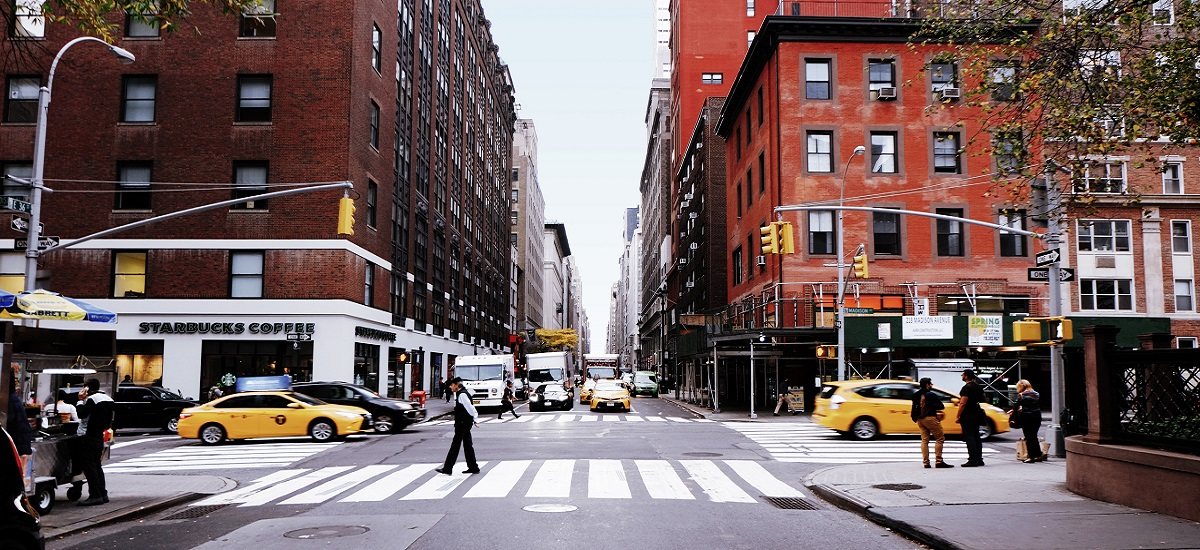
#> input picture imgs/street.jpg, 1200 x 550 px
$ python -i ImgModule.py   (imports and definitions only)
#> lines starting #> are read from the running program, lines starting #| are printed output that depends on the picture
#> further down, picture is the input picture: shape (550, 1200, 3); mean B, G, R 98, 98.3, 115.9
import cv2
import math
import numpy as np


class ImgItem:
    def __init__(self, img):
        self.img = img
        self._initialize()

    def _initialize(self):
        self.height, self.width, c = self.img.shape
#> self.height = 550; self.width = 1200; c = 3
        self.w_h_ratio = self.height / self.width
#> self.w_h_ratio = 0.458
        self.used = False
        img_Lab = cv2.cvtColor(self.img, cv2.COLOR_BGR2LAB)
#> img_Lab: shape (550, 1200, 3); mean of channels 0, 1, 2 107.2, 135.8, 131.7
        l,a,b = cv2.split(img_Lab)
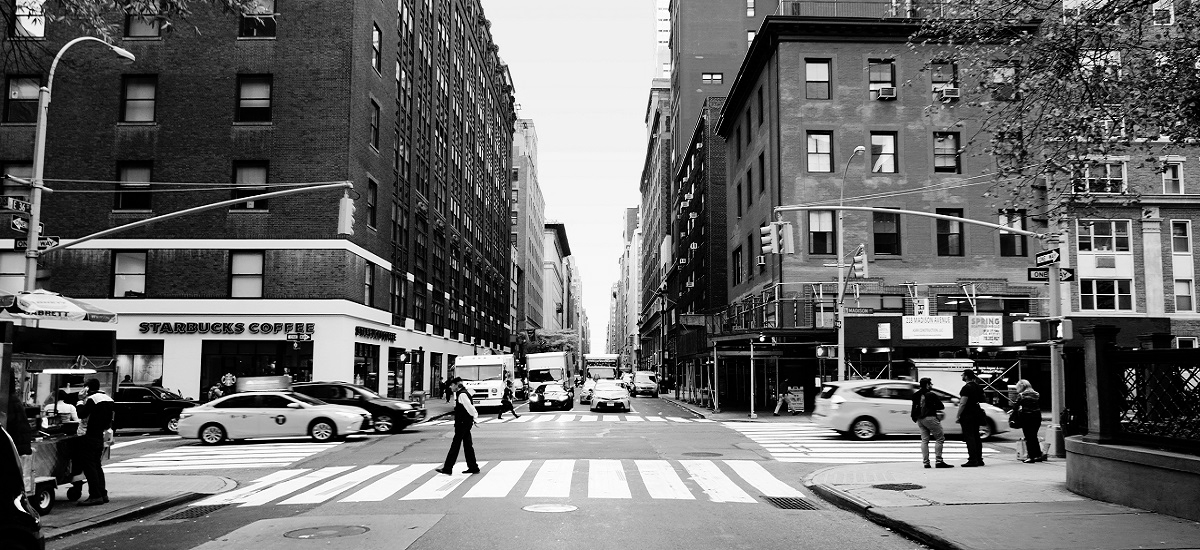
#> l: shape (550, 1200); min 0, max 255, mean 107.2
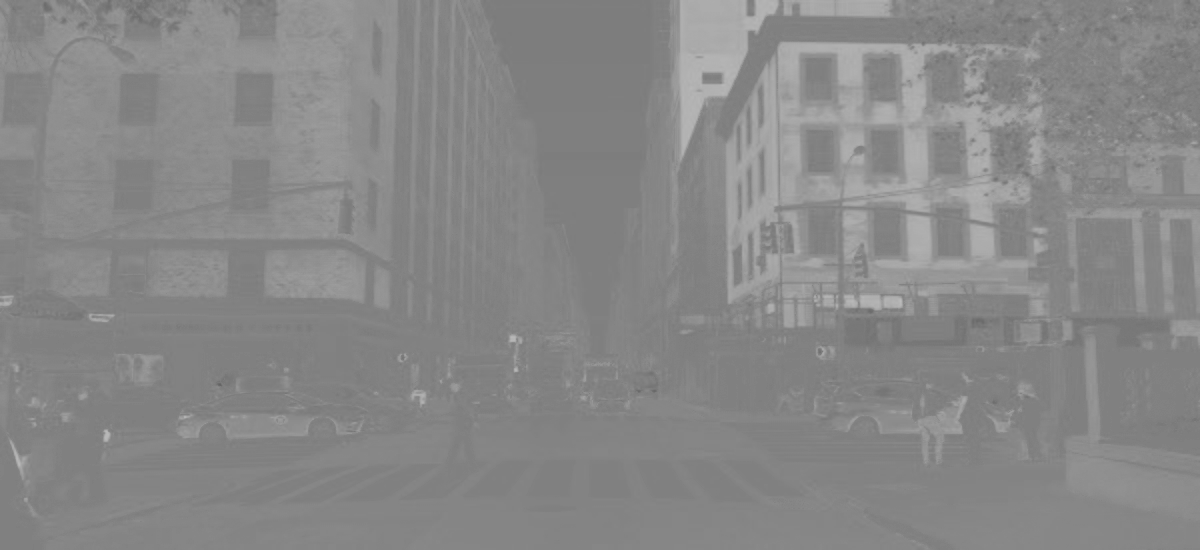
#> a: shape (550, 1200); min 99, max 188, mean 135.8
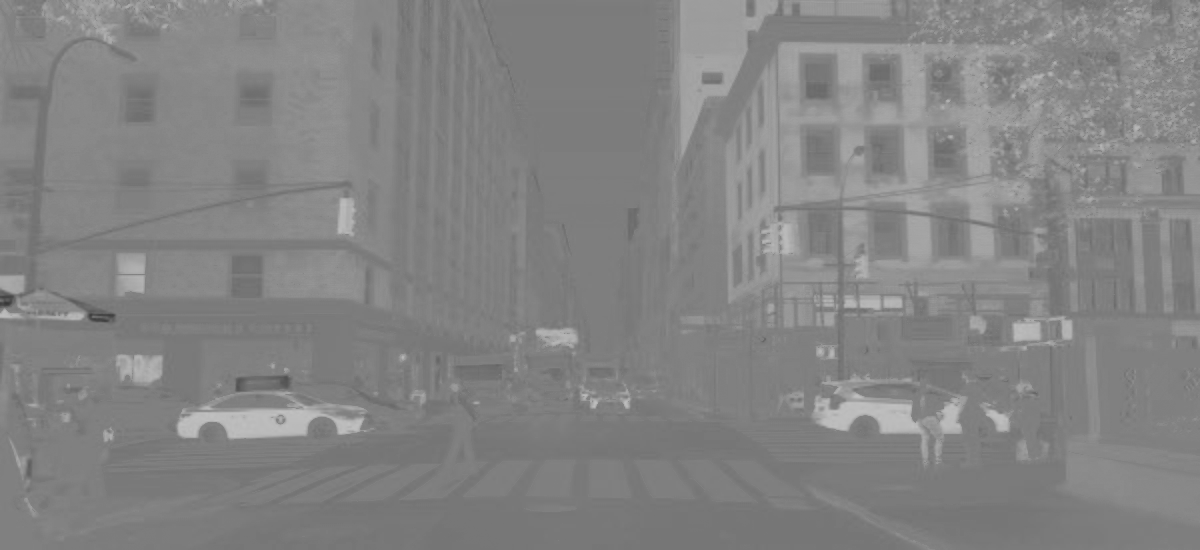
#> b: shape (550, 1200); min 55, max 192, mean 131.7
        self.Lab = [np.mean(l),np.mean(a),np.mean(b)]
#> self.Lab = [107.2, 135.8, 131.7]


    # [12 lines left out: functions resizeAsp, resize, not called in this run]

    def resizeForWidth(self, width):
        asp = width/self.width
        self.resizeAsp(asp)

    def resizeForHeight(self, height):
        asp = height/self.height
        self.resizeAsp(asp)

    def trim(self, asp=(16, 9)):
#> called with asp = (16, 9)
        height = int(self.width/asp[0] * asp[1])
#> height = 675
        width = int(self.height/asp[1] * asp[0])
#> width = 977

        if height < self.height:
            top = int((self.height-height)/2)
            left = 0
            bottom = top + height
            right = self.width
        elif width < self.width:
            top = 0
            left = int((self.width-width)/2)
#> left = 111
            bottom = self.height
#> bottom = 550
            right = left + width
#> right = 1088
        else:
            return

        self.img = self.img[top:bottom,left:right,:]
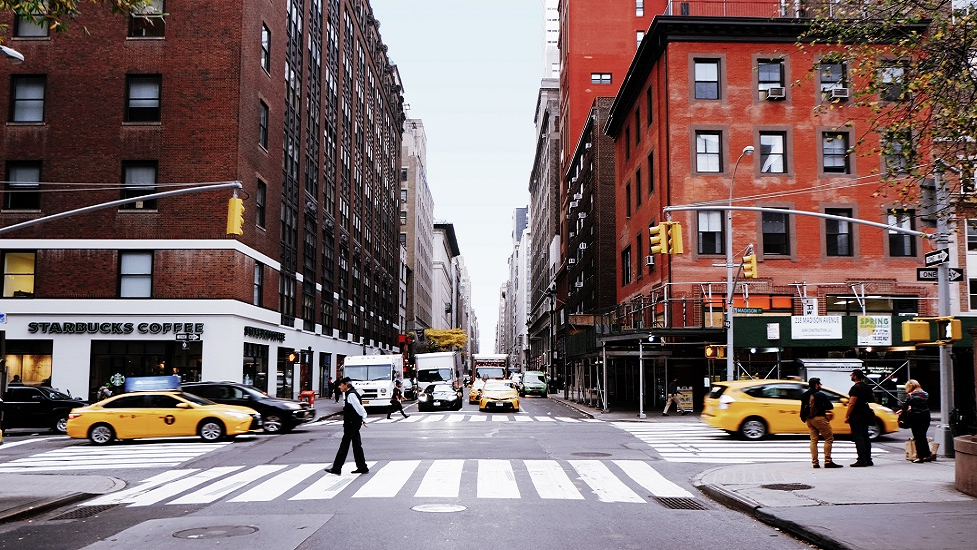
#> self.img: shape (550, 977, 3); mean B, G, R 106.3, 106.2, 124.6
        self._initialize()
#> in _initialize (call 2), `img_Lab = cv2.cvtColor(self.img, cv2.COLOR_BGR2LAB)`: img_Lab: shape (550, 977, 3); mean of channels 0, 1, 2 115.6, 136.2, 131.6
#> in _initialize (call 2), `l,a,b = cv2.split(img_Lab)`:
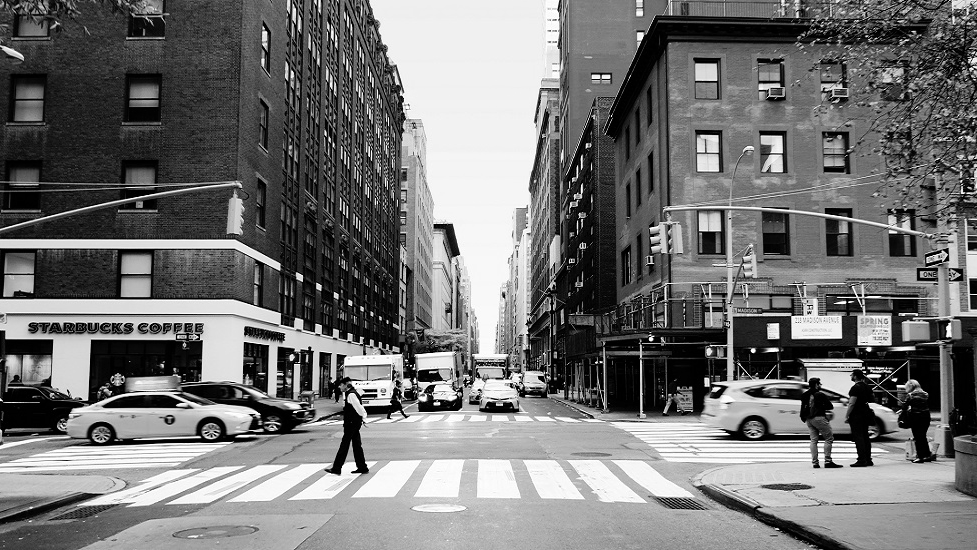
#> l: shape (550, 977); min 0, max 255, mean 115.6
#> in _initialize (call 2), `l,a,b = cv2.split(img_Lab)`:
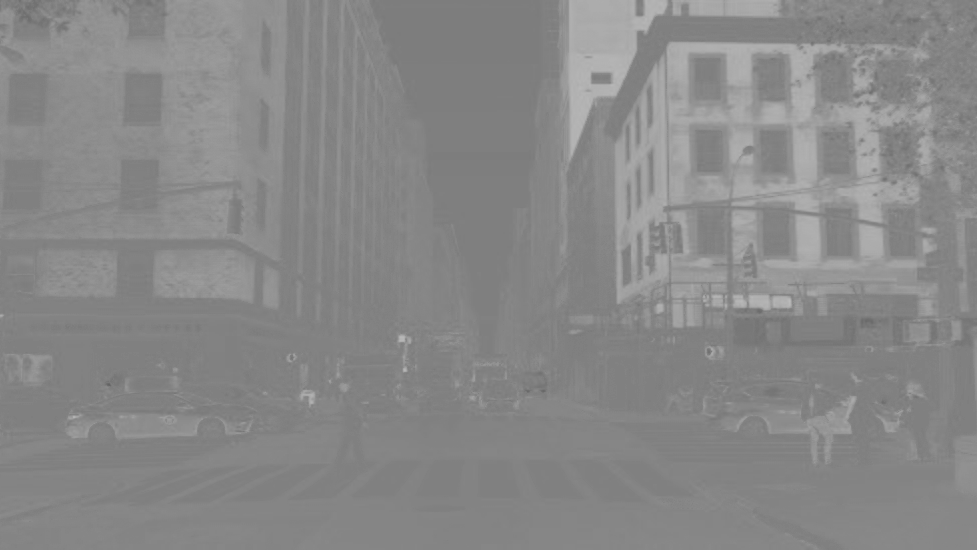
#> a: shape (550, 977); min 99, max 188, mean 136.2
#> in _initialize (call 2), `l,a,b = cv2.split(img_Lab)`:
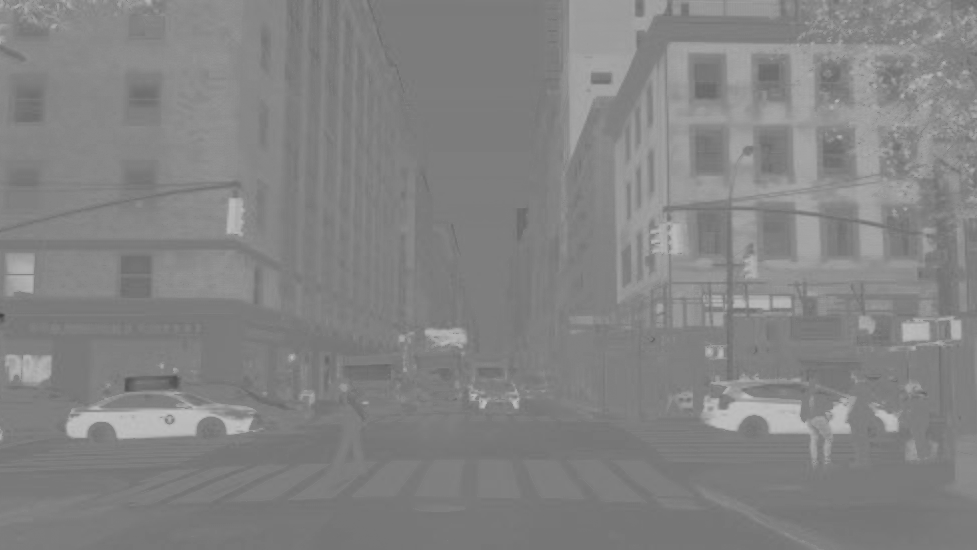
#> b: shape (550, 977); min 65, max 192, mean 131.6
#> in _initialize (call 2), `self.Lab = [np.mean(l),np.mean(a),np.mean(b)]`: self.Lab = [115.6, 136.2, 131.6]

    # [16 lines left out: function split, not called in this run]

class ImgCollection:
    def __init__(self):
        self.imgs = []
        self.count = 0

    def __iter__(self):
        yield from self.imgs

    def __getitem__(self,i):
        return self.imgs[i]

    # [8 lines left out: function toarray, not called in this run]

    def add(self, item: ImgItem):
        self.imgs.append(item)
        self.count += 1

    # [4 lines left out: function resize, not called in this run]

>>> import cv2
>>> picture = cv2.imread('../imgs/street.jpg')
>>> result = ImgItem(picture).trim()
